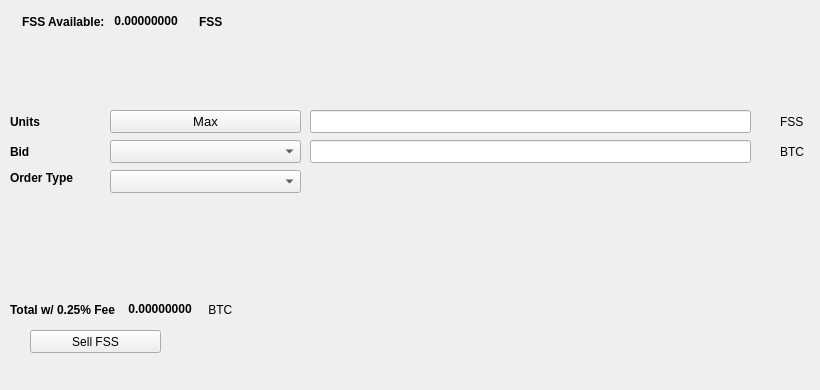
   <widget class="QWidget" name="SellTab">
    <attribute name="title">
     <string>Sell</string>
    </attribute>
    <widget class="QLabel" name="label_16">
     <property name="geometry">
      <rect>
       <x>780</x>
       <y>140</y>
       <width>31</width>
       <height>23</height>
      </rect>
     </property>
     <property name="text">
      <string>BTC</string>
     </property>
    </widget>
    <widget class="QComboBox" name="SellBidcomboBox">
     <property name="geometry">
      <rect>
       <x>110</x>
       <y>140</y>
       <width>191</width>
       <height>23</height>
      </rect>
     </property>
     <property name="font">
      <font>
       <pointsize>10</pointsize>
      </font>
     </property>
    </widget>
    <widget class="QLabel" name="label_18">
     <property name="geometry">
      <rect>
       <x>10</x>
       <y>110</y>
       <width>46</width>
       <height>23</height>
      </rect>
     </property>
     <property name="font">
      <font>
       <weight>75</weight>
       <bold>true</bold>
      </font>
     </property>
     <property name="text">
      <string>Units</string>
     </property>
    </widget>
    <widget class="QPushButton" name="Sell_Max_Amount">
     <property name="geometry">
      <rect>
       <x>110</x>
       <y>110</y>
       <width>191</width>
       <height>23</height>
      </rect>
     </property>
     <property name="font">
      <font>
       <pointsize>10</pointsize>
      </font>
     </property>
     <property name="text">
      <string>Max</string>
     </property>
    </widget>
    <widget class="QLabel" name="label_20">
     <property name="geometry">
      <rect>
       <x>10</x>
       <y>170</y>
       <width>91</width>
       <height>16</height>
      </rect>
     </property>
     <property name="font">
      <font>
       <weight>75</weight>
       <bold>true</bold>
      </font>
     </property>
     <property name="text">
      <string>Order Type</string>
     </property>
    </widget>
    <widget class="QComboBox" name="SellOrdertypeCombo">
     <property name="geometry">
      <rect>
       <x>110</x>
       <y>170</y>
       <width>191</width>
       <height>23</height>
      </rect>
     </property>
     <property name="font">
      <font>
       <pointsize>10</pointsize>
      </font>
     </property>
    </widget>
    <widget class="QLabel" name="label_21">
     <property name="geometry">
      <rect>
       <x>10</x>
       <y>140</y>
       <width>46</width>
       <height>23</height>
      </rect>
     </property>
     <property name="font">
      <font>
       <weight>75</weight>
       <bold>true</bold>
      </font>
     </property>
     <property name="text">
      <string>Bid</string>
     </property>
    </widget>
    <widget class="QLabel" name="label_22">
     <property name="geometry">
      <rect>
       <x>780</x>
       <y>110</y>
       <width>31</width>
       <height>23</height>
      </rect>
     </property>
     <property name="text">
      <string>FSS</string>
     </property>
    </widget>
    <widget class="QLineEdit" name="UnitsInputFSS">
     <property name="geometry">
      <rect>
       <x>310</x>
       <y>110</y>
       <width>441</width>
       <height>23</height>
      </rect>
     </property>
     <property name="font">
      <font>
       <pointsize>9</pointsize>
       <weight>75</weight>
       <bold>true</bold>
      </font>
     </property>
    </widget>
    <widget class="QLineEdit" name="SellBidPriceEdit">
     <property name="geometry">
      <rect>
       <x>310</x>
       <y>140</y>
       <width>441</width>
       <height>23</height>
      </rect>
     </property>
     <property name="font">
      <font>
       <pointsize>9</pointsize>
       <weight>75</weight>
       <bold>true</bold>
      </font>
     </property>
    </widget>
    <widget class="QPushButton" name="SellFSSBTN">
     <property name="geometry">
      <rect>
       <x>30</x>
       <y>330</y>
       <width>131</width>
       <height>23</height>
      </rect>
     </property>
     <property name="text">
      <string>Sell FSS</string>
     </property>
     <property name="icon">
      <iconset resource="../fss">
       <normaloff>:/icons/bitcoin</normaloff>:/icons/bitcoin</iconset>
     </property>
    </widget>
    <widget class="QWidget" name="layoutWidget3">
     <property name="geometry">
      <rect>
       <x>22</x>
       <y>12</y>
       <width>258</width>
       <height>19</height>
      </rect>
     </property>
     <layout class="QHBoxLayout" name="horizontalLayout">
      <item>
       <widget class="QLabel" name="label232_2">
        <property name="font">
         <font>
          <weight>75</weight>
          <bold>true</bold>
         </font>
        </property>
        <property name="text">
         <string>FSS Available:</string>
        </property>
       </widget>
      </item>
      <item>
       <widget class="QLabel" name="FSSAvailableLabel">
        <property name="palette">
         <palette>
          <active>
           <colorrole role="WindowText">
            <brush brushstyle="SolidPattern">
             <color alpha="255">
              <red>0</red>
              <green>0</green>
              <blue>0</blue>
             </color>
            </brush>
           </colorrole>
           <colorrole role="Button">
            <brush brushstyle="SolidPattern">
             <color alpha="255">
              <red>0</red>
              <green>170</green>
              <blue>0</blue>
             </color>
            </brush>
           </colorrole>
           <colorrole role="Light">
            <brush brushstyle="SolidPattern">
             <color alpha="255">
              <red>0</red>
              <green>255</green>
              <blue>0</blue>
             </color>
            </brush>
           </colorrole>
           <colorrole role="Midlight">
            <brush brushstyle="SolidPattern">
             <color alpha="255">
              <red>0</red>
              <green>212</green>
              <blue>0</blue>
             </color>
            </brush>
           </colorrole>
           <colorrole role="Dark">
            <brush brushstyle="SolidPattern">
             <color alpha="255">
              <red>0</red>
              <green>85</green>
              <blue>0</blue>
             </color>
            </brush>
           </colorrole>
           <colorrole role="Mid">
            <brush brushstyle="SolidPattern">
             <color alpha="255">
              <red>0</red>
              <green>113</green>
              <blue>0</blue>
             </color>
            </brush>
           </colorrole>
           <colorrole role="Text">
            <brush brushstyle="SolidPattern">
             <color alpha="255">
              <red>0</red>
              <green>170</green>
              <blue>0</blue>
             </color>
            </brush>
           </colorrole>
           <colorrole role="BrightText">
            <brush brushstyle="SolidPattern">
             <color alpha="255">
              <red>255</red>
              <green>255</green>
              <blue>255</blue>
             </color>
            </brush>
           </colorrole>
           <colorrole role="ButtonText">
            <brush brushstyle="SolidPattern">
             <color alpha="255">
              <red>0</red>
              <green>0</green>
              <blue>0</blue>
             </color>
            </brush>
           </colorrole>
           <colorrole role="Base">
            <brush brushstyle="SolidPattern">
             <color alpha="255">
              <red>255</red>
              <green>255</green>
              <blue>255</blue>
             </color>
            </brush>
           </colorrole>
           <colorrole role="Window">
            <brush brushstyle="SolidPattern">
             <color alpha="255">
              <red>0</red>
              <green>170</green>
              <blue>0</blue>
             </color>
            </brush>
           </colorrole>
           <colorrole role="Shadow">
            <brush brushstyle="SolidPattern">
             <color alpha="255">
              <red>0</red>
              <green>0</green>
              <blue>0</blue>
             </color>
            </brush>
           </colorrole>
           <colorrole role="AlternateBase">
            <brush brushstyle="SolidPattern">
             <color alpha="255">
              <red>127</red>
              <green>212</green>
              <blue>127</blue>
             </color>
            </brush>
           </colorrole>
           <colorrole role="ToolTipBase">
            <brush brushstyle="SolidPattern">
             <color alpha="255">
              <red>255</red>
              <green>255</green>
              <blue>220</blue>
             </color>
            </brush>
           </colorrole>
           <colorrole role="ToolTipText">
            <brush brushstyle="SolidPattern">
             <color alpha="255">
              <red>0</red>
              <green>0</green>
              <blue>0</blue>
             </color>
            </brush>
           </colorrole>
          </active>
          <inactive>
           <colorrole role="WindowText">
            <brush brushstyle="SolidPattern">
             <color alpha="255">
              <red>0</red>
              <green>0</green>
              <blue>0</blue>
             </color>
            </brush>
           </colorrole>
           <colorrole role="Button">
            <brush brushstyle="SolidPattern">
             <color alpha="255">
              <red>0</red>
              <green>170</green>
              <blue>0</blue>
             </color>
            </brush>
           </colorrole>
           <colorrole role="Light">
            <brush brushstyle="SolidPattern">
             <color alpha="255">
              <red>0</red>
              <green>255</green>
              <blue>0</blue>
             </color>
            </brush>
           </colorrole>
           <colorrole role="Midlight">
            <brush brushstyle="SolidPattern">
             <color alpha="255">
              <red>0</red>
              <green>212</green>
              <blue>0</blue>
             </color>
            </brush>
           </colorrole>
           <colorrole role="Dark">
            <brush brushstyle="SolidPattern">
             <color alpha="255">
              <red>0</red>
              <green>85</green>
              <blue>0</blue>
             </color>
            </brush>
           </colorrole>
           <colorrole role="Mid">
            <brush brushstyle="SolidPattern">
             <color alpha="255">
              <red>0</red>
              <green>113</green>
              <blue>0</blue>
             </color>
            </brush>
           </colorrole>
           <colorrole role="Text">
            <brush brushstyle="SolidPattern">
             <color alpha="255">
              <red>0</red>
              <green>170</green>
              <blue>0</blue>
             </color>
            </brush>
           </colorrole>
           <colorrole role="BrightText">
            <brush brushstyle="SolidPattern">
             <color alpha="255">
              <red>255</red>
              <green>255</green>
              <blue>255</blue>
             </color>
            </brush>
           </colorrole>
           <colorrole role="ButtonText">
            <brush brushstyle="SolidPattern">
             <color alpha="255">
              <red>0</red>
              <green>0</green>
              <blue>0</blue>
             </color>
            </brush>
           </colorrole>
           <colorrole role="Base">
            <brush brushstyle="SolidPattern">
             <color alpha="255">
              <red>255</red>
              <green>255</green>
              <blue>255</blue>
             </color>
            </brush>
           </colorrole>
           <colorrole role="Window">
            <brush brushstyle="SolidPattern">
             <color alpha="255">
              <red>0</red>
              <green>170</green>
              <blue>0</blue>
             </color>
            </brush>
           </colorrole>
           <colorrole role="Shadow">
            <brush brushstyle="SolidPattern">
             <color alpha="255">
              <red>0</red>
              <green>0</green>
              <blue>0</blue>
             </color>
            </brush>
           </colorrole>
           <colorrole role="AlternateBase">
            <brush brushstyle="SolidPattern">
             <color alpha="255">
              <red>127</red>
              <green>212</green>
              <blue>127</blue>
             </color>
            </brush>
           </colorrole>
           <colorrole role="ToolTipBase">
            <brush brushstyle="SolidPattern">
             <color alpha="255">
              <red>255</red>
              <green>255</green>
              <blue>220</blue>
             </color>
            </brush>
           </colorrole>
           <colorrole role="ToolTipText">
            <brush brushstyle="SolidPattern">
             <color alpha="255">
              <red>0</red>
              <green>0</green>
              <blue>0</blue>
             </color>
            </brush>
           </colorrole>
          </inactive>
          <disabled>
           <colorrole role="WindowText">
            <brush brushstyle="SolidPattern">
             <color alpha="255">
              <red>0</red>
              <green>85</green>
              <blue>0</blue>
             </color>
            </brush>
           </colorrole>
           <colorrole role="Button">
            <brush brushstyle="SolidPattern">
             <color alpha="255">
              <red>0</red>
              <green>170</green>
              <blue>0</blue>
             </color>
            </brush>
           </colorrole>
           <colorrole role="Light">
            <brush brushstyle="SolidPattern">
             <color alpha="255">
              <red>0</red>
              <green>255</green>
              <blue>0</blue>
             </color>
            </brush>
           </colorrole>
           <colorrole role="Midlight">
            <brush brushstyle="SolidPattern">
             <color alpha="255">
              <red>0</red>
              <green>212</green>
              <blue>0</blue>
             </color>
            </brush>
           </colorrole>
           <colorrole role="Dark">
            <brush brushstyle="SolidPattern">
             <color alpha="255">
              <red>0</red>
              <green>85</green>
              <blue>0</blue>
             </color>
            </brush>
           </colorrole>
           <colorrole role="Mid">
            <brush brushstyle="SolidPattern">
             <color alpha="255">
              <red>0</red>
              <green>113</green>
              <blue>0</blue>
             </color>
            </brush>
           </colorrole>
           <colorrole role="Text">
            <brush brushstyle="SolidPattern">
             <color alpha="255">
              <red>0</red>
              <green>85</green>
              <blue>0</blue>
             </color>
            </brush>
           </colorrole>
           <colorrole role="BrightText">
            <brush brushstyle="SolidPattern">
             <color alpha="255">
              <red>255</red>
              <green>255</green>
              <blue>255</blue>
             </color>
            </brush>
           </colorrole>
           <colorrole role="ButtonText">
            <brush brushstyle="SolidPattern">
             <color alpha="255">
              <red>0</red>
              <green>85</green>
              <blue>0</blue>
             </color>
            </brush>
           </colorrole>
           <colorrole role="Base">
            <brush brushstyle="SolidPattern">
             <color alpha="255">
              <red>0</red>
              <green>170</green>
              <blue>0</blue>
             </color>
            </brush>
           </colorrole>
           <colorrole role="Window">
            <brush brushstyle="SolidPattern">
             <color alpha="255">
              <red>0</red>
              <green>170</green>
              <blue>0</blue>
             </color>
            </brush>
           </colorrole>
           <colorrole role="Shadow">
            <brush brushstyle="SolidPattern">
             <color alpha="255">
              <red>0</red>
              <green>0</green>
              <blue>0</blue>
             </color>
            </brush>
           </colorrole>
           <colorrole role="AlternateBase">
            <brush brushstyle="SolidPattern">
             <color alpha="255">
              <red>0</red>
              <green>170</green>
              <blue>0</blue>
             </color>
            </brush>
           </colorrole>
           <colorrole role="ToolTipBase">
            <brush brushstyle="SolidPattern">
             <color alpha="255">
              <red>255</red>
              <green>255</green>
              <blue>220</blue>
             </color>
            </brush>
           </colorrole>
           <colorrole role="ToolTipText">
            <brush brushstyle="SolidPattern">
             <color alpha="255">
              <red>0</red>
              <green>0</green>
              <blue>0</blue>
             </color>
            </brush>
           </colorrole>
          </disabled>
         </palette>
        </property>
        <property name="font">
         <font>
          <weight>75</weight>
          <bold>true</bold>
         </font>
        </property>
        <property name="text">
         <string> 0.00000000 </string>
        </property>
        <property name="textInteractionFlags">
         <set>Qt::LinksAccessibleByMouse|Qt::TextSelectableByKeyboard|Qt::TextSelectableByMouse</set>
        </property>
       </widget>
      </item>
      <item>
       <widget class="QLabel" name="labelFSS">
        <property name="font">
         <font>
          <weight>75</weight>
          <bold>true</bold>
         </font>
        </property>
        <property name="text">
         <string>FSS</string>
        </property>
       </widget>
      </item>
     </layout>
    </widget>
    <widget class="QWidget" name="layoutWidget">
     <property name="geometry">
      <rect>
       <x>10</x>
       <y>300</y>
       <width>268</width>
       <height>19</height>
      </rect>
     </property>
     <layout class="QHBoxLayout" name="horizontalLayout_2">
      <item>
       <widget class="QLabel" name="label_19">
        <property name="font">
         <font>
          <weight>75</weight>
          <bold>true</bold>
         </font>
        </property>
        <property name="text">
         <string>Total w/ 0.25% Fee </string>
        </property>
       </widget>
      </item>
      <item>
       <widget class="QLabel" name="SellCostLabel">
        <property name="palette">
         <palette>
          <active>
           <colorrole role="WindowText">
            <brush brushstyle="SolidPattern">
             <color alpha="255">
              <red>0</red>
              <green>0</green>
              <blue>0</blue>
             </color>
            </brush>
           </colorrole>
           <colorrole role="Button">
            <brush brushstyle="SolidPattern">
             <color alpha="255">
              <red>0</red>
              <green>170</green>
              <blue>0</blue>
             </color>
            </brush>
           </colorrole>
           <colorrole role="Light">
            <brush brushstyle="SolidPattern">
             <color alpha="255">
              <red>0</red>
              <green>255</green>
              <blue>0</blue>
             </color>
            </brush>
           </colorrole>
           <colorrole role="Midlight">
            <brush brushstyle="SolidPattern">
             <color alpha="255">
              <red>0</red>
              <green>212</green>
              <blue>0</blue>
             </color>
            </brush>
           </colorrole>
           <colorrole role="Dark">
            <brush brushstyle="SolidPattern">
             <color alpha="255">
              <red>0</red>
              <green>85</green>
              <blue>0</blue>
             </color>
            </brush>
           </colorrole>
           <colorrole role="Mid">
            <brush brushstyle="SolidPattern">
             <color alpha="255">
              <red>0</red>
              <green>113</green>
              <blue>0</blue>
             </color>
            </brush>
           </colorrole>
           <colorrole role="Text">
            <brush brushstyle="SolidPattern">
             <color alpha="255">
              <red>0</red>
              <green>170</green>
              <blue>0</blue>
             </color>
            </brush>
           </colorrole>
           <colorrole role="BrightText">
            <brush brushstyle="SolidPattern">
             <color alpha="255">
              <red>255</red>
              <green>255</green>
              <blue>255</blue>
             </color>
            </brush>
           </colorrole>
           <colorrole role="ButtonText">
            <brush brushstyle="SolidPattern">
             <color alpha="255">
              <red>0</red>
              <green>0</green>
              <blue>0</blue>
             </color>
            </brush>
           </colorrole>
           <colorrole role="Base">
            <brush brushstyle="SolidPattern">
             <color alpha="255">
              <red>255</red>
              <green>255</green>
              <blue>255</blue>
             </color>
            </brush>
           </colorrole>
           <colorrole role="Window">
            <brush brushstyle="SolidPattern">
             <color alpha="255">
              <red>0</red>
              <green>170</green>
              <blue>0</blue>
             </color>
            </brush>
           </colorrole>
           <colorrole role="Shadow">
            <brush brushstyle="SolidPattern">
             <color alpha="255">
              <red>0</red>
              <green>0</green>
              <blue>0</blue>
             </color>
            </brush>
           </colorrole>
           <colorrole role="AlternateBase">
            <brush brushstyle="SolidPattern">
             <color alpha="255">
              <red>127</red>
              <green>212</green>
              <blue>127</blue>
             </color>
            </brush>
           </colorrole>
           <colorrole role="ToolTipBase">
            <brush brushstyle="SolidPattern">
             <color alpha="255">
              <red>255</red>
              <green>255</green>
              <blue>220</blue>
             </color>
            </brush>
           </colorrole>
           <colorrole role="ToolTipText">
            <brush brushstyle="SolidPattern">
             <color alpha="255">
              <red>0</red>
              <green>0</green>
              <blue>0</blue>
             </color>
            </brush>
           </colorrole>
          </active>
          <inactive>
           <colorrole role="WindowText">
            <brush brushstyle="SolidPattern">
             <color alpha="255">
              <red>0</red>
              <green>0</green>
              <blue>0</blue>
             </color>
            </brush>
           </colorrole>
           <colorrole role="Button">
            <brush brushstyle="SolidPattern">
             <color alpha="255">
              <red>0</red>
              <green>170</green>
              <blue>0</blue>
             </color>
            </brush>
           </colorrole>
           <colorrole role="Light">
            <brush brushstyle="SolidPattern">
             <color alpha="255">
              <red>0</red>
              <green>255</green>
              <blue>0</blue>
             </color>
            </brush>
           </colorrole>
           <colorrole role="Midlight">
            <brush brushstyle="SolidPattern">
             <color alpha="255">
              <red>0</red>
              <green>212</green>
              <blue>0</blue>
             </color>
            </brush>
           </colorrole>
           <colorrole role="Dark">
            <brush brushstyle="SolidPattern">
             <color alpha="255">
              <red>0</red>
              <green>85</green>
              <blue>0</blue>
             </color>
            </brush>
           </colorrole>
           <colorrole role="Mid">
            <brush brushstyle="SolidPattern">
             <color alpha="255">
              <red>0</red>
              <green>113</green>
              <blue>0</blue>
             </color>
            </brush>
           </colorrole>
           <colorrole role="Text">
            <brush brushstyle="SolidPattern">
             <color alpha="255">
              <red>0</red>
              <green>170</green>
              <blue>0</blue>
             </color>
            </brush>
           </colorrole>
           <colorrole role="BrightText">
            <brush brushstyle="SolidPattern">
             <color alpha="255">
              <red>255</red>
              <green>255</green>
              <blue>255</blue>
             </color>
            </brush>
           </colorrole>
           <colorrole role="ButtonText">
            <brush brushstyle="SolidPattern">
             <color alpha="255">
              <red>0</red>
              <green>0</green>
              <blue>0</blue>
             </color>
            </brush>
           </colorrole>
           <colorrole role="Base">
            <brush brushstyle="SolidPattern">
             <color alpha="255">
              <red>255</red>
              <green>255</green>
              <blue>255</blue>
             </color>
            </brush>
           </colorrole>
           <colorrole role="Window">
            <brush brushstyle="SolidPattern">
             <color alpha="255">
              <red>0</red>
              <green>170</green>
              <blue>0</blue>
             </color>
            </brush>
           </colorrole>
           <colorrole role="Shadow">
            <brush brushstyle="SolidPattern">
             <color alpha="255">
              <red>0</red>
              <green>0</green>
              <blue>0</blue>
             </color>
            </brush>
           </colorrole>
           <colorrole role="AlternateBase">
            <brush brushstyle="SolidPattern">
             <color alpha="255">
              <red>127</red>
              <green>212</green>
              <blue>127</blue>
             </color>
            </brush>
           </colorrole>
           <colorrole role="ToolTipBase">
            <brush brushstyle="SolidPattern">
             <color alpha="255">
              <red>255</red>
              <green>255</green>
              <blue>220</blue>
             </color>
            </brush>
           </colorrole>
           <colorrole role="ToolTipText">
            <brush brushstyle="SolidPattern">
             <color alpha="255">
              <red>0</red>
              <green>0</green>
              <blue>0</blue>
             </color>
            </brush>
           </colorrole>
          </inactive>
          <disabled>
           <colorrole role="WindowText">
            <brush brushstyle="SolidPattern">
             <color alpha="255">
              <red>0</red>
              <green>85</green>
              <blue>0</blue>
             </color>
            </brush>
           </colorrole>
           <colorrole role="Button">
            <brush brushstyle="SolidPattern">
             <color alpha="255">
              <red>0</red>
              <green>170</green>
              <blue>0</blue>
             </color>
            </brush>
           </colorrole>
           <colorrole role="Light">
            <brush brushstyle="SolidPattern">
             <color alpha="255">
              <red>0</red>
              <green>255</green>
              <blue>0</blue>
             </color>
            </brush>
           </colorrole>
           <colorrole role="Midlight">
            <brush brushstyle="SolidPattern">
             <color alpha="255">
              <red>0</red>
              <green>212</green>
              <blue>0</blue>
             </color>
            </brush>
           </colorrole>
           <colorrole role="Dark">
            <brush brushstyle="SolidPattern">
             <color alpha="255">
              <red>0</red>
              <green>85</green>
              <blue>0</blue>
             </color>
            </brush>
           </colorrole>
           <colorrole role="Mid">
            <brush brushstyle="SolidPattern">
             <color alpha="255">
              <red>0</red>
              <green>113</green>
              <blue>0</blue>
             </color>
            </brush>
           </colorrole>
           <colorrole role="Text">
            <brush brushstyle="SolidPattern">
             <color alpha="255">
              <red>0</red>
              <green>85</green>
              <blue>0</blue>
             </color>
            </brush>
           </colorrole>
           <colorrole role="BrightText">
            <brush brushstyle="SolidPattern">
             <color alpha="255">
              <red>255</red>
              <green>255</green>
              <blue>255</blue>
             </color>
            </brush>
           </colorrole>
           <colorrole role="ButtonText">
            <brush brushstyle="SolidPattern">
             <color alpha="255">
              <red>0</red>
              <green>85</green>
              <blue>0</blue>
             </color>
            </brush>
           </colorrole>
           <colorrole role="Base">
            <brush brushstyle="SolidPattern">
             <color alpha="255">
              <red>0</red>
              <green>170</green>
              <blue>0</blue>
             </color>
            </brush>
           </colorrole>
           <colorrole role="Window">
            <brush brushstyle="SolidPattern">
             <color alpha="255">
              <red>0</red>
              <green>170</green>
              <blue>0</blue>
             </color>
            </brush>
           </colorrole>
           <colorrole role="Shadow">
            <brush brushstyle="SolidPattern">
             <color alpha="255">
              <red>0</red>
              <green>0</green>
              <blue>0</blue>
             </color>
            </brush>
           </colorrole>
           <colorrole role="AlternateBase">
            <brush brushstyle="SolidPattern">
             <color alpha="255">
              <red>0</red>
              <green>170</green>
              <blue>0</blue>
             </color>
            </brush>
           </colorrole>
           <colorrole role="ToolTipBase">
            <brush brushstyle="SolidPattern">
             <color alpha="255">
              <red>255</red>
              <green>255</green>
              <blue>220</blue>
             </color>
            </brush>
           </colorrole>
           <colorrole role="ToolTipText">
            <brush brushstyle="SolidPattern">
             <color alpha="255">
              <red>0</red>
              <green>0</green>
              <blue>0</blue>
             </color>
            </brush>
           </colorrole>
          </disabled>
         </palette>
        </property>
        <property name="font">
         <font>
          <weight>75</weight>
          <bold>true</bold>
         </font>
        </property>
        <property name="autoFillBackground">
         <bool>false</bool>
        </property>
        <property name="text">
         <string> 0.00000000</string>
        </property>
        <property name="textInteractionFlags">
         <set>Qt::LinksAccessibleByMouse|Qt::TextSelectableByMouse</set>
        </property>
       </widget>
      </item>
      <item>
       <widget class="QLabel" name="label_17">
        <property name="font">
         <font>
          <weight>50</weight>
          <bold>false</bold>
         </font>
        </property>
        <property name="text">
         <string> BTC</string>
        </property>
       </widget>
      </item>
     </layout>
    </widget>
    <widget class="QLabel" name="label_23">
     <property name="geometry">
      <rect>
       <x>460</x>
       <y>300</y>
       <width>281</width>
       <height>81</height>
      </rect>
     </property>
     <property name="text">
      <string/>
     </property>
     <property name="pixmap">
      <pixmap>:/images/bittrex</pixmap>
     </property>
    </widget>
   </widget>
